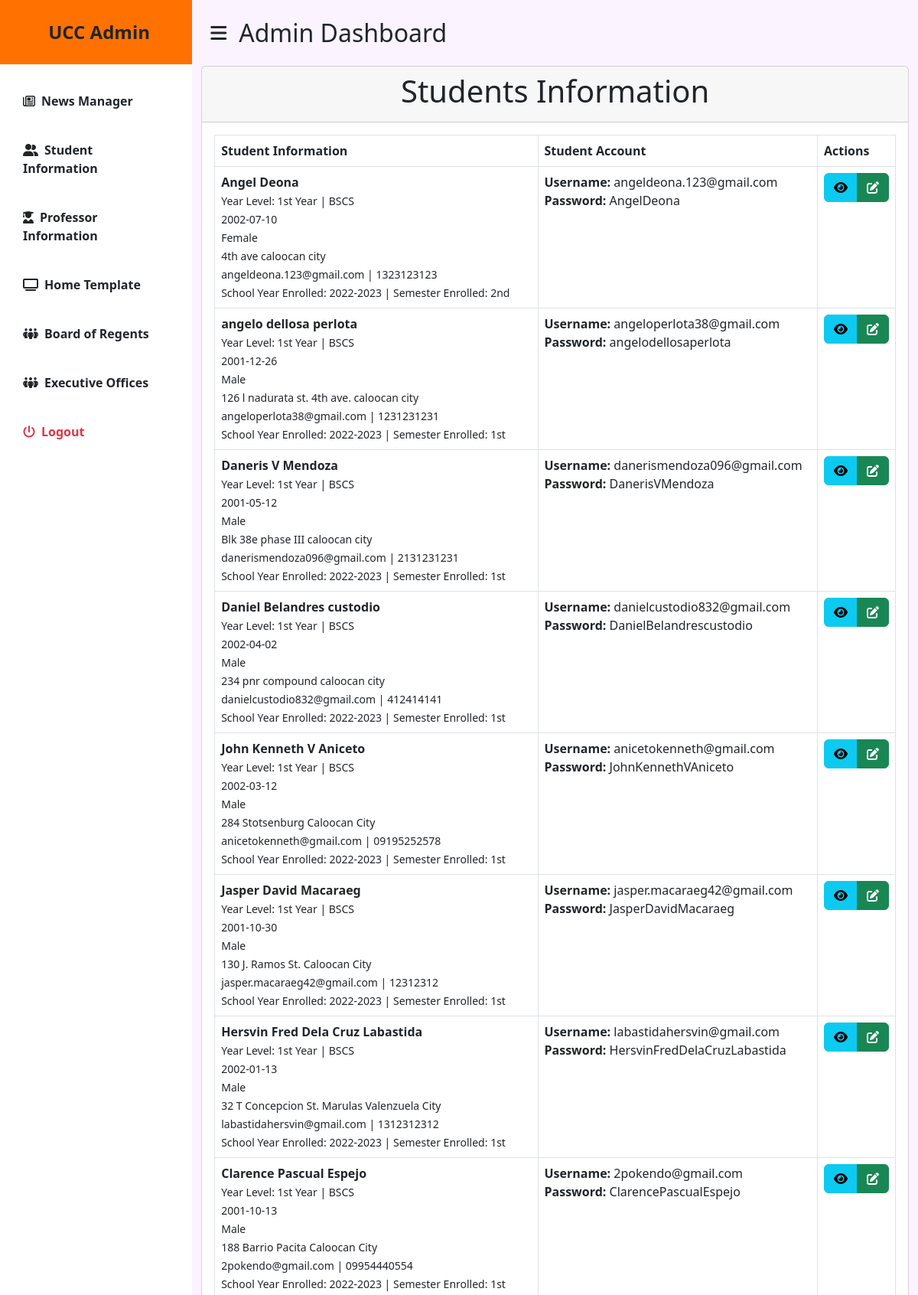
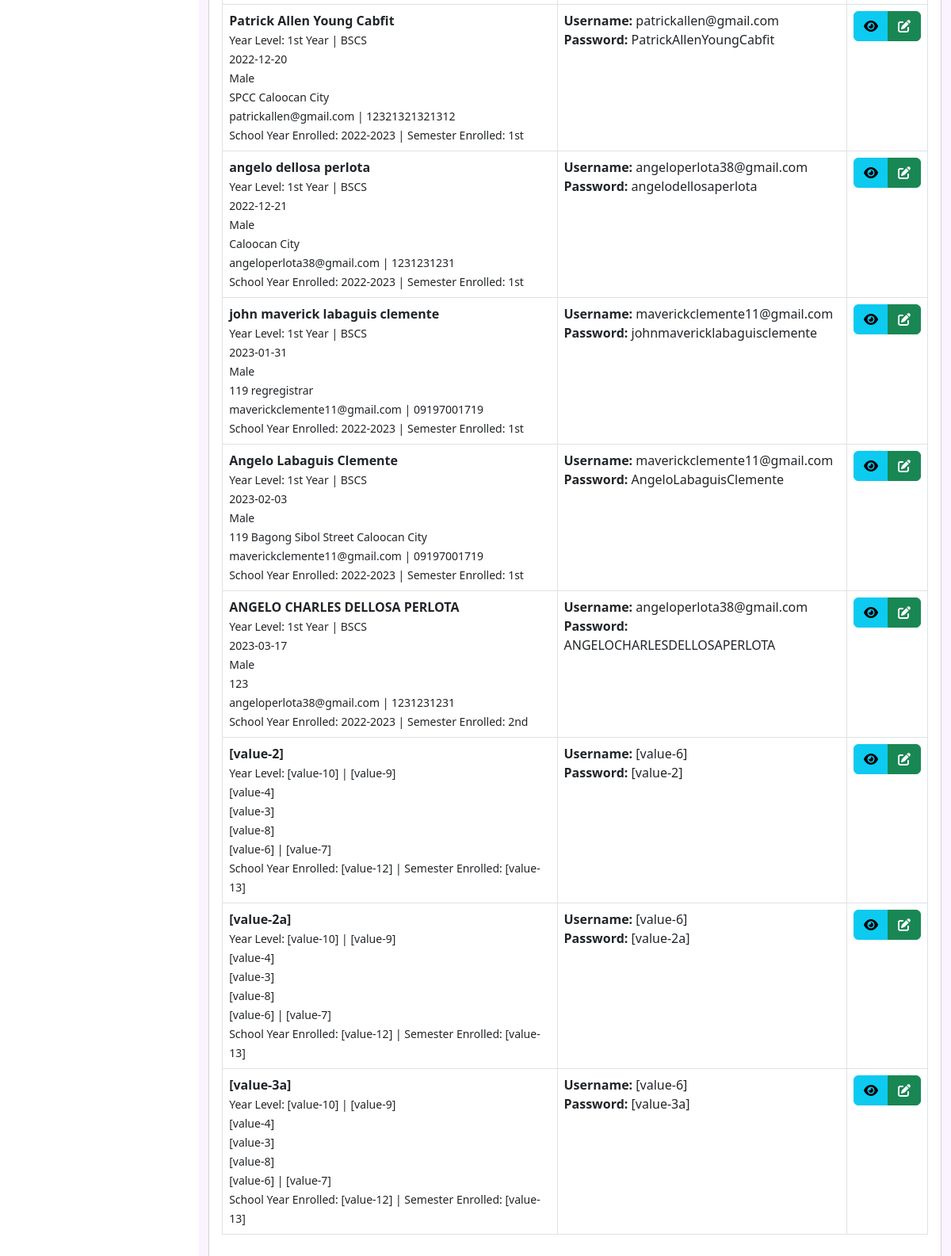
The page /fixedduplicateadmin/studentinfo.php on the database its author committed (2 pictures, top to bottom).
### tables this page shows
CREATE TABLE `uccp_studentinfo` (
  `id` int(11) NOT NULL,
  `name` varchar(255) NOT NULL,
  `gender` varchar(255) NOT NULL,
  `birthday` varchar(255) NOT NULL,
  `email` varchar(255) NOT NULL,
  `phone` varchar(255) NOT NULL,
  `address` varchar(255) NOT NULL,
  `course` varchar(255) NOT NULL,
  `year` varchar(255) NOT NULL,
  `section` varchar(255) NOT NULL,
  `schoolyear` varchar(255) NOT NULL,
  `sem` varchar(255) NOT NULL,
  `picture` varchar(255) NOT NULL,
  `diploma` varchar(255) NOT NULL,
  `goodmoral` varchar(255) NOT NULL,
  `psa` varchar(255) NOT NULL,
  `card` varchar(255) NOT NULL,
  `proof` varchar(255) NOT NULL,
  `erf` varchar(255) NOT NULL,
  `records` varchar(255) NOT NULL,
  `status` varchar(255) NOT NULL,
  `username` varchar(255) NOT NULL,
  `password` varchar(255) NOT NULL,
  `account_type` varchar(255) NOT NULL
);

### fixedduplicateadmin/studentinfo.php (the view, shortened to what this page needs)
<?php
include 'includes/header.php';
?>
<div class="d-flex" id="wrapper">
  <?php include 'includes/sidebar.php' ?>
  <div id="page-content-wrapper">
    <nav class="navbar navbar-expand-lg navbar-light bg-transparent py-4 px-4">
      <div class="d-flex align-items-center">
        <i class="fas fa-bars primary-text fs-4 me-3" id="menu-toggle"></i>
        <h2 class="fs-2 m-0">Admin Dashboard</h2>
      </div>
    </nav>
    <div class="container">
         <div class="row">
          <div class="col-md-12">
              <div class="card ">
                <div class="card-header">
                  <center><h1>Students Information</h1></center>
                </div>
                  <div class="card-body">
      <table id="studentinfotbl" class="table table-bordered table-hover cell-border">
        <thead>
          <tr>
            <th scope="col">Student Information</th>
            <th scope="col">Student Account</th>
            <th scope="col">Actions</th>
          </tr>
        </thead>
        <tbody>
          <?php
          $query = "SELECT * FROM uccp_studentinfo";
          $query_run = mysqli_query($con, $query);
          if (mysqli_num_rows($query_run)>0) {
            while($row = mysqli_fetch_array($query_run)) {
              ?>
              <tr>
                <td>
                  <strong><?= $row['name']?></strong> <br>
                  <small>
                    Year Level: <?= $row['year']?> | <?= $row['course'] ?> <br>
                    <?= $row['birthday']?>
                    <br>
                    <?= $row['gender']?>
                    <br>
                    <?= $row['address']?>
                    <br>
                    <?= $row['email'];?> | <?= $row['phone'] ?>
                    <br>
                    School Year Enrolled: <?= $row['schoolyear'];?> | Semester Enrolled: <?= $row['sem'] ?>
                  </small>
                </td>
                <td>
                <label style="font-weight:bold;">Username: </label> <?= $row['username'] ?> <br>
                <label style="font-weight:bold;">Password: </label>  <?php echo $row['password']  ?>
                </td>
                <td>
                  <div class="btn-group" role="group" aria-label="Basic example">
                    <button data-id="<?= $row['id'] ?>" type="button" name="stdinfoview" class="btn btn-info viewstudentinfo" data-bs-toggle="modal" data-bs-target="#viewstdinfo"><i class="fa-solid fa-eye"></i></button>
                    <button type="button" id="<?= $row['id']?>" class="btn btn-success stdeditdata"><i class="fa-solid fa-pen-to-square"></i></button>
                  </div>
                </td>
              </tr>
              <?php
            }
          } else {
          }
          ?>
        </tbody>
      </table>
    </div>
    </div>
    </div>
    </div>
    </div>
      </div>
  </div>
<?php include 'includes/footer.php' ?>

### fixedduplicateadmin/admin.css (style rules this page uses)
#wrapper { overflow-x: hidden; background-color: #fbf3ff; }
#page-content-wrapper { min-width: 100vw; }
#menu-toggle { cursor: pointer; }
@media (min-width: 768px) { #page-content-wrapper { min-width: 0; width: 100%; } }

### rows shown on the page
uccp_studentinfo: name "Angel Deona", year "1st Year", course "BSCS", birthday "2002-07-10", gender "Female", address "4th ave caloocan city", email "angeldeona.123@gmail.com", phone "1323123123", schoolyear "2022-2023", sem "2nd", username "angeldeona.123@gmail.com", password "AngelDeona"
uccp_studentinfo: name "angelo dellosa perlota", year "1st Year", course "BSCS", birthday "2001-12-26", gender "Male", address "126 l nadurata st. 4th ave. caloocan city", email "angeloperlota38@gmail.com", phone "1231231231", schoolyear "2022-2023", sem "1st", username "angeloperlota38@gmail.com", password "angelodellosaperlota"
uccp_studentinfo: name "Daneris V Mendoza", year "1st Year", course "BSCS", birthday "2001-05-12", gender "Male", address "Blk 38e phase III caloocan city", email "danerismendoza096@gmail.com", phone "2131231231", schoolyear "2022-2023", sem "1st", username "danerismendoza096@gmail.com", password "DanerisVMendoza"
uccp_studentinfo: name "Daniel Belandres custodio", year "1st Year", course "BSCS", birthday "2002-04-02", gender "Male", address "234 pnr compound caloocan city", email "danielcustodio832@gmail.com", phone "412414141", schoolyear "2022-2023", sem "1st", username "danielcustodio832@gmail.com", password "DanielBelandrescustodio"
uccp_studentinfo: name "John Kenneth V Aniceto", year "1st Year", course "BSCS", birthday "2002-03-12", gender "Male", address "284 Stotsenburg Caloocan City", email "anicetokenneth@gmail.com", phone "09195252578", schoolyear "2022-2023", sem "1st", username "anicetokenneth@gmail.com", password "JohnKennethVAniceto"
uccp_studentinfo: name "Jasper David Macaraeg", year "1st Year", course "BSCS", birthday "2001-10-30", gender "Male", address "130 J. Ramos St. Caloocan City", email "jasper.macaraeg42@gmail.com", phone "12312312", schoolyear "2022-2023", sem "1st", username "jasper.macaraeg42@gmail.com", password "JasperDavidMacaraeg"
uccp_studentinfo: name "Hersvin Fred Dela Cruz Labastida", year "1st Year", course "BSCS", birthday "2002-01-13", gender "Male", address "32 T Concepcion St. Marulas Valenzuela City", email "labastidahersvin@gmail.com", phone "1312312312", schoolyear "2022-2023", sem "1st", username "labastidahersvin@gmail.com", password "HersvinFredDelaCruzLabastida"
uccp_studentinfo: name "Clarence Pascual Espejo", year "1st Year", course "BSCS", birthday "2001-10-13", gender "Male", address "188 Barrio Pacita Caloocan City", email "2pokendo@gmail.com", phone "09954440554", schoolyear "2022-2023", sem "1st", username "2pokendo@gmail.com", password "ClarencePascualEspejo"
uccp_studentinfo: name "Patrick Allen Young Cabfit", year "1st Year", course "BSCS", birthday "2022-12-20", gender "Male", address "SPCC Caloocan City", email "patrickallen@gmail.com", phone "12321321321312", schoolyear "2022-2023", sem "1st", username "patrickallen@gmail.com", password "PatrickAllenYoungCabfit"
uccp_studentinfo: name "angelo dellosa perlota", year "1st Year", course "BSCS", birthday "2022-12-21", gender "Male", address "Caloocan City", email "angeloperlota38@gmail.com", phone "1231231231", schoolyear "2022-2023", sem "1st", username "angeloperlota38@gmail.com", password "angelodellosaperlota"
uccp_studentinfo: name "john maverick labaguis clemente", year "1st Year", course "BSCS", birthday "2023-01-31", gender "Male", address "119 regregistrar", email "maverickclemente11@gmail.com", phone "09197001719", schoolyear "2022-2023", sem "1st", username "maverickclemente11@gmail.com", password "johnmavericklabaguisclemente"
uccp_studentinfo: name "Angelo Labaguis Clemente", year "1st Year", course "BSCS", birthday "2023-02-03", gender "Male", address "119 Bagong Sibol Street Caloocan City", email "maverickclemente11@gmail.com", phone "09197001719", schoolyear "2022-2023", sem "1st", username "maverickclemente11@gmail.com", password "AngeloLabaguisClemente"
uccp_studentinfo: name "ANGELO CHARLES DELLOSA PERLOTA", year "1st Year", course "BSCS", birthday "2023-03-17", gender "Male", address "123", email "angeloperlota38@gmail.com", phone "1231231231", schoolyear "2022-2023", sem "2nd", username "angeloperlota38@gmail.com", password "ANGELOCHARLESDELLOSAPERLOTA"
uccp_studentinfo: name "[value-2]", year "[value-10]", course "[value-9]", birthday "[value-4]", gender "[value-3]", address "[value-8]", email "[value-6]", phone "[value-7]", schoolyear "[value-12]", sem "[value-13]", username "[value-6]", password "[value-2]"
uccp_studentinfo: name "[value-2a]", year "[value-10]", course "[value-9]", birthday "[value-4]", gender "[value-3]", address "[value-8]", email "[value-6]", phone "[value-7]", schoolyear "[value-12]", sem "[value-13]", username "[value-6]", password "[value-2a]"
uccp_studentinfo: name "[value-3a]", year "[value-10]", course "[value-9]", birthday "[value-4]", gender "[value-3]", address "[value-8]", email "[value-6]", phone "[value-7]", schoolyear "[value-12]", sem "[value-13]", username "[value-6]", password "[value-3a]"
